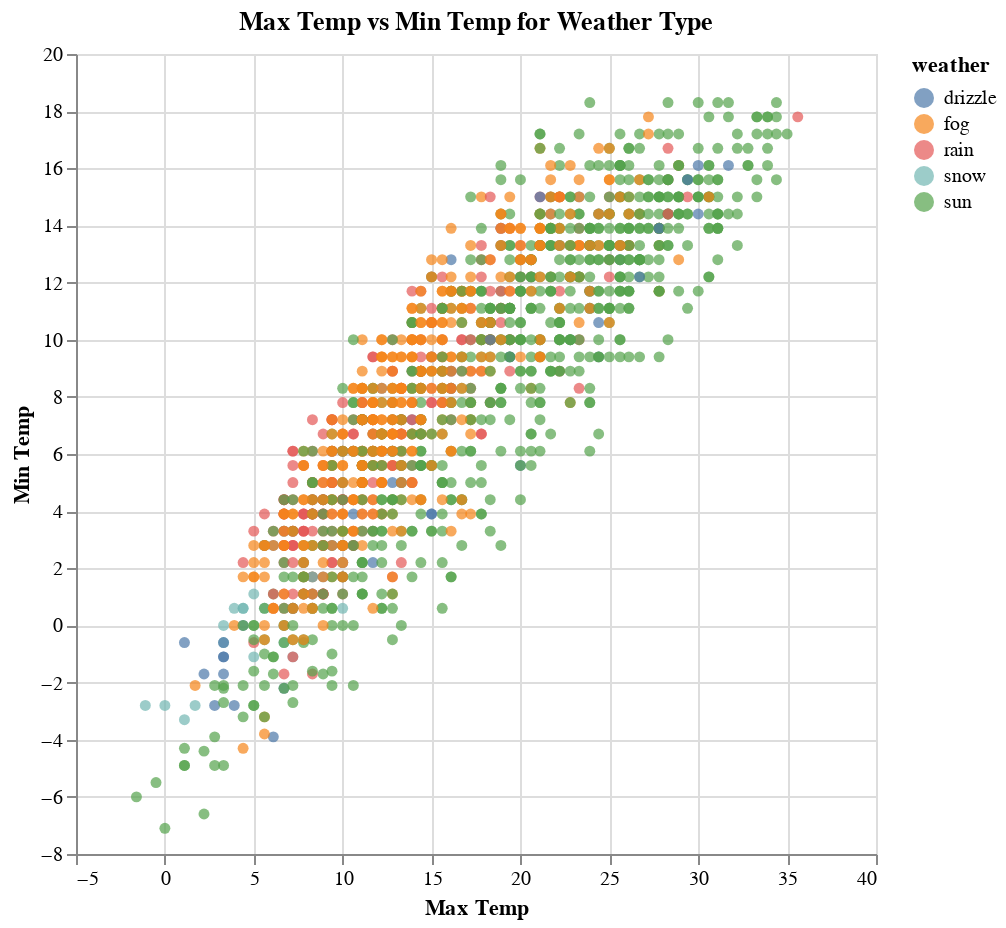

Here is the notebook cell this chart was saved with:
### Markdown cell above
##### Question 2 (10 points)

Recreate the figure in Part 3 Question 3 in Homework 1 with Altair. Include necessary title and labels. Here is the question again:
    
    Generate a data visualization to show the relationship between max temperature and min temperature, and then show different color for differnet weather type.

### Code cell
alt.Chart(weather).mark_circle().encode(
    alt.Y("temp_min", title='Min Temp'),
    alt.X("temp_max", title='Max Temp'),
    alt.Color("weather"),
    alt.Tooltip(['temp_min', 'temp_max', 'weather'])
).properties(
    title = 'Max Temp vs Min Temp for Weather Type',
    width = 400,
    height = 400
)

### Figure 1 — Vega-Lite specification as saved in the notebook (floating-point values rounded to 4 significant figures; data arrays with more than 128 entries replaced by an {"elided": "..."} marker saying what was removed)
{"config": {"view": {"continuousWidth": 300, "continuousHeight": 300}}, "data": {"name": "data-830c39fec90146253fb06a06c26374ef"}, "mark": {"type": "circle"}, "encoding": {"color": {"field": "weather", "type": "nominal"}, "tooltip": [{"field": "temp_min", "type": "quantitative"}, {"field": "temp_max", "type": "quantitative"}, {"field": "weather", "type": "nominal"}], "x": {"field": "temp_max", "title": "Max Temp", "type": "quantitative"}, "y": {"field": "temp_min", "title": "Min Temp", "type": "quantitative"}}, "height": 400, "title": "Max Temp vs Min Temp for Weather Type", "width": 400, "$schema": "https://vega.github.io/schema/vega-lite/v5.8.0.json", "datasets": {"data-830c39fec90146253fb06a06c26374ef": {"elided": "1461 records"}}}
